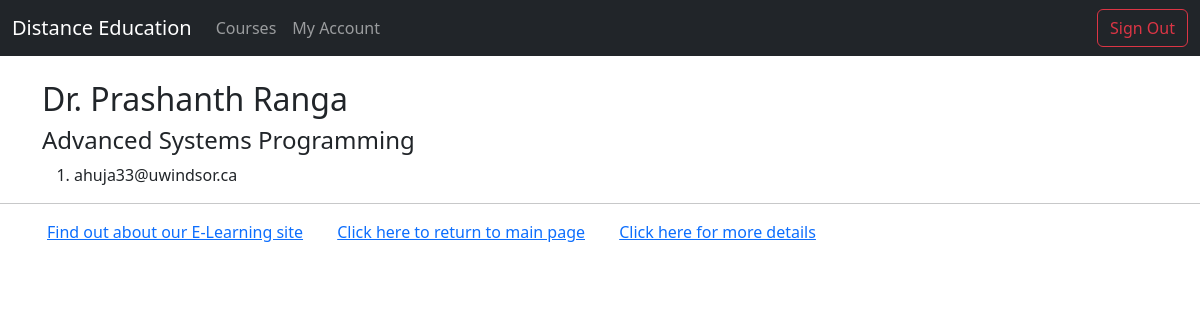
Before: /myappF23/ins/2 (signed in) with the older database file.
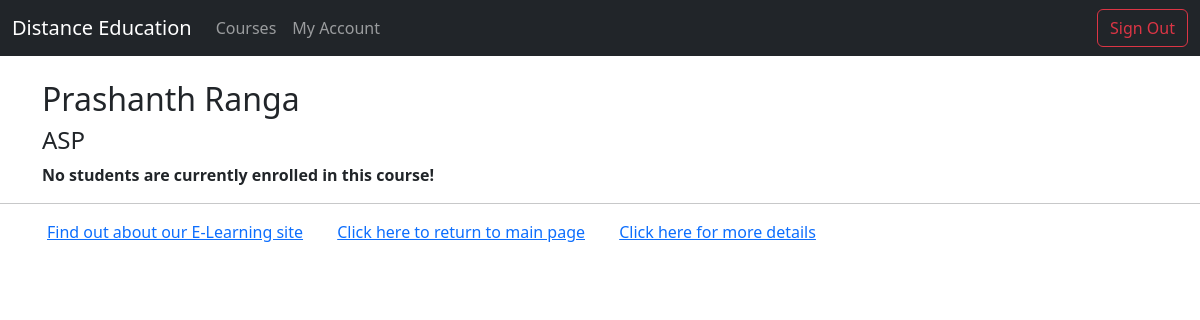
After: the same page with the newer database file.
### myappF23/models.py (models this page shows, shortened)
class Instructor(models.Model):
    first_name = models.CharField(max_length=100)
    last_name = models.CharField(max_length=100)
    bio = models.TextField()
    student = models.ManyToManyField(Student)
    def __str__(self):
        return self.first_name + " " + self.last_name

class Course(models.Model):
    LEVEL_CHOICES = [
        ("BE", "Beginner"),
        ("IN", "Intermediate"),
        ("AD", "Advanced"),
    ]
    title = models.CharField(max_length=200)
    description = models.TextField()
    instructor = models.ForeignKey(Instructor, on_delete=models.CASCADE, default=None)
    categories = models.ForeignKey(Category, on_delete=models.CASCADE)
    students = models.ManyToManyField(Student, blank=True)
    start_date = models.DateField()
    end_date = models.DateField()
    price = models.DecimalField(max_digits=10, decimal_places=2)
    level = models.PositiveIntegerField(default=0)
    interested = models.PositiveIntegerField(default=0)

class Student(AbstractBaseUser, PermissionsMixin):
    STUDENT_STATUS_CHOICES = [
        ("ER", "Enrolled"),
        ("SP", "Suspended"),
        ("GD", "Graduated"),
    ]
    status = models.CharField(
        max_length=10, choices=STUDENT_STATUS_CHOICES, default="ER"
    )
    name = models.CharField(max_length=255, blank=True, default="")
    email = models.EmailField(default="", unique=True, blank=True, max_length=255)
    password = models.CharField(max_length=100)
    is_staff = models.BooleanField(default=False)
    is_active = models.BooleanField(default=True)
    is_superuser = models.BooleanField(default=False)
    is_student = models.BooleanField(default=False)
    interested_courses = models.ManyToManyField(
        "Course", related_name="interested_students"
    )
    objects = AuthUserManager()
    USERNAME_FIELD = "email"
    EMAIL_FIELD = "email"
    REQUERIES_FIELD = []
    class Meta:
        verbose_name = "Student"
        verbose_name_plural = "Students"

### myappF23/views.py (the view)
# urls.py: path("ins/<int:instructor_no>", views.instructor_detail, name="ins_detail"),
@login_required(login_url="/myappF23/login/")
def instructor_detail(request, instructor_no):
    instructor_name = get_object_or_404(Instructor, pk=instructor_no)
    course_list = Course.objects.filter(instructor=instructor_no)
    stu_course_lst = []
    for course in course_list:
        students = []
        for st in course.students.all():
            students.append(st)
        stu_course = {"name": course.title, "students": tuple(students)}
        stu_course_lst.append(stu_course)
    return render(
        request,
        "myapp/ins_detail.html",
        {"instructor_name": instructor_name, "course_list": stu_course_lst},
    )

### myappF23/templates/myapp/ins_detail.html
{% extends "myapp/base.html" %}
{% block content%}
<h2>{{instructor_name}}</h2>
{% if course_list %}
{% for course in course_list %}
<h4>{{course.name}}</h4>
{%if course.students|length > 0%}
<ol>
    {% for st in course.students %}
    <li>{{st}}</li>
    {% endfor %}
</ol>
{%else%}
<strong>No students are currently enrolled in this course!</strong>
{% endif %}
{% endfor %}
{%endif%}
{% endblock %}

Changed rows visible on the page:
no longer on this page (row edited): Course: name "Advanced Systems Programming"
removed Student: email "ahuja33@uwindsor.ca"
changed Instructor: first_name+last_name "Dr. Prashanth Ranga" → "Prashanth Ranga"
now on this page (row edited): Course: name "ASP"
Other visible differences:
new list line: "No students are currently enrolled in this course!"
